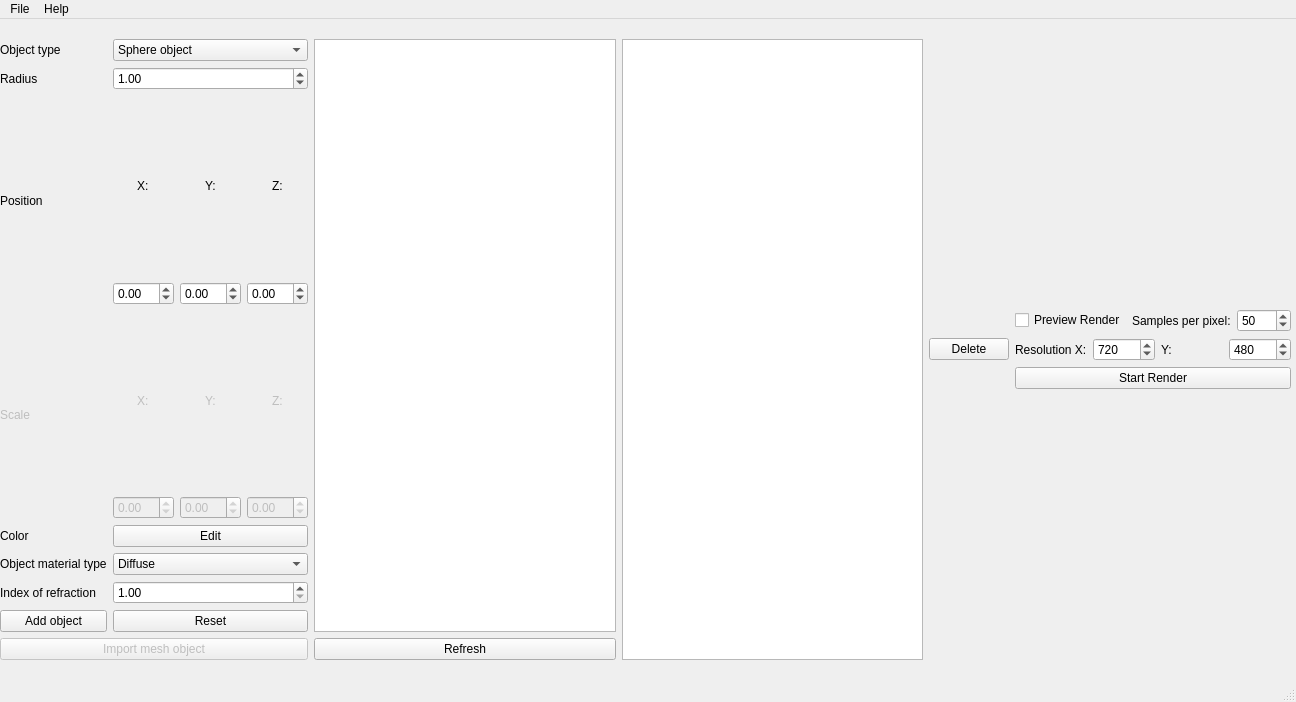
<?xml version="1.0" encoding="UTF-8"?>
<ui version="4.0">
 <class>MainWindow</class>
 <widget class="QMainWindow" name="MainWindow">
  <property name="geometry">
   <rect>
    <x>0</x>
    <y>0</y>
    <width>1296</width>
    <height>702</height>
   </rect>
  </property>
  <property name="windowTitle">
   <string>MainWindow</string>
  </property>
  <widget class="QWidget" name="centralwidget">
   <widget class="QWidget" name="horizontalWidget" native="true">
    <property name="geometry">
     <rect>
      <x>0</x>
      <y>20</y>
      <width>1291</width>
      <height>621</height>
     </rect>
    </property>
    <layout class="QHBoxLayout" name="horizontalLayout_2">
     <item>
      <layout class="QGridLayout" name="gridLayout">
       <item row="6" column="1">
        <widget class="QDoubleSpinBox" name="doubleSpinBox_attr2">
         <property name="minimum">
          <double>1.000000000000000</double>
         </property>
        </widget>
       </item>
       <item row="2" column="1">
        <layout class="QGridLayout" name="gridLayout_2">
         <item row="0" column="0" alignment="Qt::AlignHCenter">
          <widget class="QLabel" name="label_6">
           <property name="text">
            <string>X:</string>
           </property>
          </widget>
         </item>
         <item row="1" column="1">
          <widget class="QDoubleSpinBox" name="doubleSpinBox_Y">
           <property name="minimum">
            <double>-99.989999999999995</double>
           </property>
          </widget>
         </item>
         <item row="1" column="0">
          <widget class="QDoubleSpinBox" name="doubleSpinBox_X">
           <property name="minimum">
            <double>-99.989999999999995</double>
           </property>
          </widget>
         </item>
         <item row="0" column="2" alignment="Qt::AlignHCenter">
          <widget class="QLabel" name="label_8">
           <property name="text">
            <string>Z:</string>
           </property>
          </widget>
         </item>
         <item row="0" column="1" alignment="Qt::AlignHCenter">
          <widget class="QLabel" name="label_7">
           <property name="text">
            <string>Y:</string>
           </property>
          </widget>
         </item>
         <item row="1" column="2">
          <widget class="QDoubleSpinBox" name="doubleSpinBox_Z">
           <property name="minimum">
            <double>-99.989999999999995</double>
           </property>
          </widget>
         </item>
        </layout>
       </item>
       <item row="5" column="0">
        <widget class="QLabel" name="label_2">
         <property name="text">
          <string>Object material type</string>
         </property>
        </widget>
       </item>
       <item row="6" column="0">
        <widget class="QLabel" name="label_3">
         <property name="text">
          <string>Index of refraction</string>
         </property>
        </widget>
       </item>
       <item row="2" column="0">
        <widget class="QLabel" name="label_5">
         <property name="text">
          <string>Position</string>
         </property>
        </widget>
       </item>
       <item row="4" column="0">
        <widget class="QLabel" name="colorLabel">
         <property name="styleSheet">
          <string notr="true">color: rgb(0, 0, 0);</string>
         </property>
         <property name="text">
          <string>Color</string>
         </property>
        </widget>
       </item>
       <item row="0" column="1">
        <widget class="QComboBox" name="ObjectType">
         <item>
          <property name="text">
           <string>Sphere object</string>
          </property>
         </item>
         <item>
          <property name="text">
           <string>Mesh object</string>
          </property>
         </item>
        </widget>
       </item>
       <item row="5" column="1">
        <widget class="QComboBox" name="material">
         <item>
          <property name="text">
           <string>Diffuse</string>
          </property>
         </item>
         <item>
          <property name="text">
           <string>Specular</string>
          </property>
         </item>
         <item>
          <property name="text">
           <string>Light source</string>
          </property>
         </item>
         <item>
          <property name="text">
           <string>Translucent</string>
          </property>
         </item>
        </widget>
       </item>
       <item row="7" column="1">
        <widget class="QPushButton" name="resetButton">
         <property name="text">
          <string>Reset</string>
         </property>
        </widget>
       </item>
       <item row="3" column="1">
        <layout class="QGridLayout" name="gridLayout_3">
         <item row="1" column="2">
          <widget class="QDoubleSpinBox" name="doubleSpinBox_sZ">
           <property name="enabled">
            <bool>false</bool>
           </property>
           <property name="minimum">
            <double>-99.989999999999995</double>
           </property>
          </widget>
         </item>
         <item row="1" column="1">
          <widget class="QDoubleSpinBox" name="doubleSpinBox_sY">
           <property name="enabled">
            <bool>false</bool>
           </property>
           <property name="minimum">
            <double>-99.989999999999995</double>
           </property>
          </widget>
         </item>
         <item row="1" column="0">
          <widget class="QDoubleSpinBox" name="doubleSpinBox_sX">
           <property name="enabled">
            <bool>false</bool>
           </property>
           <property name="minimum">
            <double>-99.989999999999995</double>
           </property>
          </widget>
         </item>
         <item row="0" column="2" alignment="Qt::AlignHCenter">
          <widget class="QLabel" name="label_13">
           <property name="enabled">
            <bool>false</bool>
           </property>
           <property name="text">
            <string>Z:</string>
           </property>
          </widget>
         </item>
         <item row="0" column="0" alignment="Qt::AlignHCenter">
          <widget class="QLabel" name="label_11">
           <property name="enabled">
            <bool>false</bool>
           </property>
           <property name="text">
            <string>X:</string>
           </property>
          </widget>
         </item>
         <item row="0" column="1" alignment="Qt::AlignHCenter">
          <widget class="QLabel" name="label_12">
           <property name="enabled">
            <bool>false</bool>
           </property>
           <property name="text">
            <string>Y:</string>
           </property>
          </widget>
         </item>
        </layout>
       </item>
       <item row="7" column="0">
        <widget class="QPushButton" name="addObjectButton">
         <property name="text">
          <string>Add object</string>
         </property>
        </widget>
       </item>
       <item row="0" column="0">
        <widget class="QLabel" name="label">
         <property name="text">
          <string>Object type</string>
         </property>
        </widget>
       </item>
       <item row="1" column="0">
        <widget class="QLabel" name="label_4">
         <property name="text">
          <string>Radius</string>
         </property>
        </widget>
       </item>
       <item row="1" column="1">
        <widget class="QDoubleSpinBox" name="doubleSpinBox_radius">
         <property name="value">
          <double>1.000000000000000</double>
         </property>
        </widget>
       </item>
       <item row="8" column="0" colspan="2">
        <widget class="QPushButton" name="importMeshButton">
         <property name="enabled">
          <bool>false</bool>
         </property>
         <property name="acceptDrops">
          <bool>true</bool>
         </property>
         <property name="text">
          <string>Import mesh object</string>
         </property>
         <property name="checkable">
          <bool>false</bool>
         </property>
        </widget>
       </item>
       <item row="3" column="0">
        <widget class="QLabel" name="label_10">
         <property name="enabled">
          <bool>false</bool>
         </property>
         <property name="text">
          <string>Scale</string>
         </property>
        </widget>
       </item>
       <item row="4" column="1">
        <widget class="QPushButton" name="colorEditButton">
         <property name="text">
          <string>Edit</string>
         </property>
        </widget>
       </item>
      </layout>
     </item>
     <item>
      <layout class="QVBoxLayout" name="verticalLayout_2">
       <item>
        <widget class="QPlainTextEdit" name="plainTextEdit"/>
       </item>
       <item>
        <widget class="QPushButton" name="refreshJsonButton">
         <property name="text">
          <string>Refresh</string>
         </property>
        </widget>
       </item>
      </layout>
     </item>
     <item>
      <widget class="QTableWidget" name="tableWidget"/>
     </item>
     <item>
      <layout class="QVBoxLayout" name="verticalLayout_3">
       <item>
        <widget class="QPushButton" name="removeObject">
         <property name="text">
          <string>Delete</string>
         </property>
        </widget>
       </item>
      </layout>
     </item>
     <item>
      <layout class="QVBoxLayout" name="verticalLayout_15">
       <item>
        <layout class="QVBoxLayout" name="verticalLayout_16">
         <item>
          <layout class="QHBoxLayout" name="horizontalLayout_5">
           <item>
            <widget class="QCheckBox" name="previewCheck">
             <property name="text">
              <string>Preview Render</string>
             </property>
            </widget>
           </item>
           <item>
            <widget class="QLabel" name="label_64">
             <property name="text">
              <string>Samples per pixel:</string>
             </property>
            </widget>
           </item>
           <item>
            <widget class="QSpinBox" name="spp">
             <property name="maximum">
              <number>8192</number>
             </property>
             <property name="value">
              <number>50</number>
             </property>
            </widget>
           </item>
          </layout>
         </item>
         <item>
          <layout class="QHBoxLayout" name="horizontalLayout_6">
           <item>
            <widget class="QLabel" name="label_65">
             <property name="text">
              <string>Resolution X:</string>
             </property>
            </widget>
           </item>
           <item>
            <widget class="QSpinBox" name="resX">
             <property name="maximum">
              <number>3840</number>
             </property>
             <property name="value">
              <number>720</number>
             </property>
            </widget>
           </item>
           <item>
            <widget class="QLabel" name="label_66">
             <property name="text">
              <string>Y:</string>
             </property>
            </widget>
           </item>
           <item>
            <widget class="QSpinBox" name="resY">
             <property name="maximum">
              <number>2160</number>
             </property>
             <property name="value">
              <number>480</number>
             </property>
            </widget>
           </item>
          </layout>
         </item>
         <item>
          <layout class="QHBoxLayout" name="horizontalLayout_7">
           <item>
            <widget class="QPushButton" name="startRender">
             <property name="text">
              <string>Start Render</string>
             </property>
            </widget>
           </item>
          </layout>
         </item>
        </layout>
       </item>
      </layout>
     </item>
    </layout>
   </widget>
  </widget>
  <widget class="QMenuBar" name="menubar">
   <property name="geometry">
    <rect>
     <x>0</x>
     <y>0</y>
     <width>1296</width>
     <height>30</height>
    </rect>
   </property>
   <widget class="QMenu" name="menuFile">
    <property name="title">
     <string>File</string>
    </property>
    <addaction name="actionNew"/>
    <addaction name="actionOpen"/>
    <addaction name="actionSave"/>
    <addaction name="actionSave_as"/>
   </widget>
   <widget class="QMenu" name="menuHelp">
    <property name="title">
     <string>Help</string>
    </property>
    <addaction name="actionAbout"/>
   </widget>
   <addaction name="menuFile"/>
   <addaction name="menuHelp"/>
  </widget>
  <widget class="QStatusBar" name="statusbar"/>
  <action name="actionNew">
   <property name="text">
    <string>New</string>
   </property>
  </action>
  <action name="actionOpen">
   <property name="text">
    <string>Open</string>
   </property>
  </action>
  <action name="actionSave">
   <property name="text">
    <string>Save</string>
   </property>
  </action>
  <action name="actionSave_as">
   <property name="text">
    <string>Save as...</string>
   </property>
  </action>
  <action name="actionAbout">
   <property name="text">
    <string>About</string>
   </property>
  </action>
 </widget>
 <resources/>
 <connections/>
</ui>
